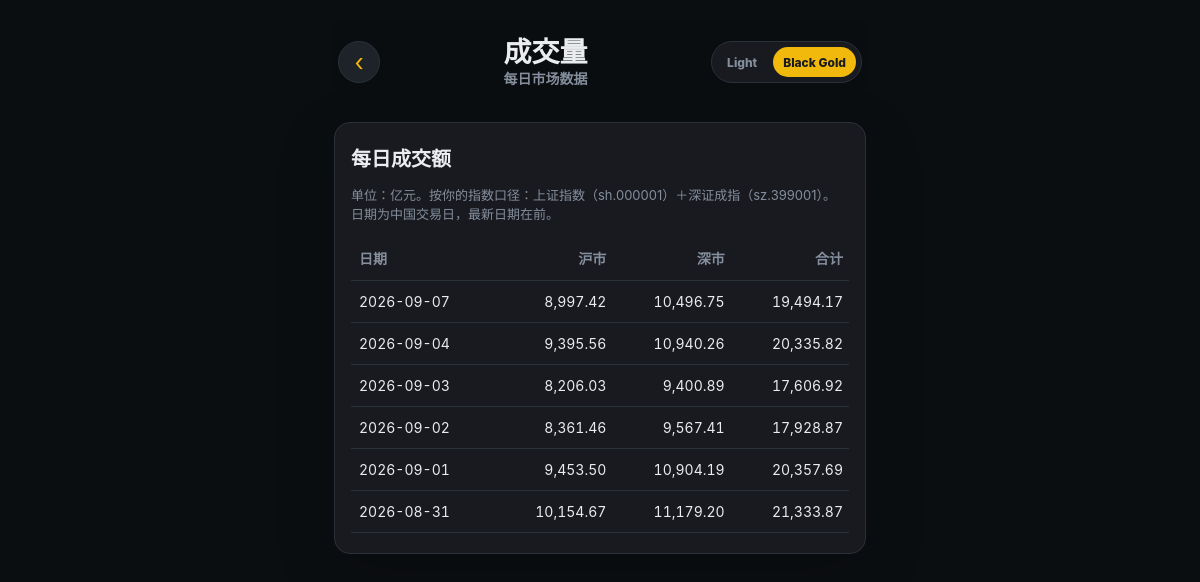
The page /sentiment/amount on the database its author committed.
### tables this page shows
CREATE TABLE market_amount (
    date TEXT PRIMARY KEY,
    sh_amount REAL NOT NULL,
    sz_amount REAL NOT NULL,
    total_amount REAL NOT NULL
);

### app.py (the view)
@app.get("/sentiment/amount")
def sentiment_amount():
    rows = db().execute("SELECT * FROM market_amount ORDER BY date DESC").fetchall()
    return render_template("sentiment.html", indicator="amount", rows=rows)

### app.py (called while the page is built, shortened)
def db():
    if "db" not in g:
        g.db = sqlite3.connect(DB_PATH)
        g.db.row_factory = sqlite3.Row
    return g.db

@app.before_request
def ensure_db_ready():
    global _db_ready

### templates/sentiment.html (shortened to what this page needs)
{% extends "base.html" %}
{% block body %}
<header class="company-header">
  <a class="back-link" href="{{ url_for('sentiment') if indicator else url_for('index') }}" aria-label="返回">‹</a>
  <div><h1>{{ '成交量' if indicator == 'amount' else '炸板率' if indicator else '情绪指标' }}</h1><p>每日市场数据</p></div>
  <div class="header-actions"><div class="theme-switcher" aria-label="主题"><button type="button" data-theme-option="light">Light</button><button type="button" data-theme-option="gold">Black Gold</button></div></div>
</header>
{% if not indicator %}
<section class="panel"><div class="link-list">
  <a href="{{ url_for('sentiment_amount') }}"><strong>成交量</strong><span>查看每日沪深成交额 ›</span></a>
  <a href="{{ url_for('sentiment_break_rate') }}"><strong>炸板率</strong><span>查看每日涨停数、炸板数与炸板率 ›</span></a>
</div></section>
{% elif indicator == 'amount' %}
<section class="panel">
  <h2>每日成交额</h2>
  <p class="muted">单位：亿元。按你的指数口径：上证指数（sh.000001）＋深证成指（sz.399001）。日期为中国交易日，最新日期在前。</p>
  <div class="sentiment-table-wrap"><table class="sentiment-table">
    <thead><tr><th scope="col">日期</th><th scope="col">沪市</th><th scope="col">深市</th><th scope="col">合计</th></tr></thead>
    <tbody>{% for row in rows %}<tr><td>{{ row.date }}</td><td>{{ '{:,.2f}'.format(row.sh_amount / 100000000) }}</td><td>{{ '{:,.2f}'.format(row.sz_amount / 100000000) }}</td><td>{{ '{:,.2f}'.format(row.total_amount / 100000000) }}</td></tr>
    {% else %}<tr><td colspan="4" class="empty-state">暂无成交额数据，首次采集后显示。</td></tr>{% endfor %}</tbody>
  </table></div>
</section>
{% endif %}
{% endblock %}

### templates/base.html (shortened to what this page needs)
<!doctype html>
<html lang="en">
  <head>
    <link rel="stylesheet" href="{{ url_for('static', filename='style.css') }}">
  </head>
  <body>
    <main class="app-shell">
      {% block body %}{% endblock %}
    </main>
  </body>
</html>

### static/style.css (style rules this page uses)
:root { color-scheme: dark; --bg: #0b0e11; --panel: #181a20; --panel-soft: #1e2329; --field-bg: #0f1318; --text: #eaecef; --muted: #848e9c; --line: #2b3139; --yellow: #f0b90b; --yellow-soft: #2b2410; --green: #0ecb81; --red: #f6465d; }
* { box-sizing: border-box; }
html { scroll-behavior: smooth; }
body { margin: 0; background: var(--bg); color: var(--text); font-family: -apple-system, BlinkMacSystemFont, "SF Pro Display", "Segoe UI", sans-serif; }
.theme-switcher { display: flex; gap: 6px; padding: 5px; border: 1px solid var(--line); border-radius: 999px; background: var(--panel); }
.theme-switcher button { min-height: 30px; border: 0; border-radius: 999px; padding: 6px 10px; background: transparent; color: var(--muted); font: inherit; font-size: 12px; font-weight: 800; cursor: pointer; }
.theme-switcher button.active { background: var(--yellow); color: #181a20; }
a { color: inherit; text-decoration: none; }
.app-shell { width: min(100%, 560px); min-height: 100vh; margin: 0 auto; padding: 22px 14px 84px; }
.topbar, .company-header { display: grid; grid-template-columns: 1fr auto; align-items: center; gap: 14px; padding: 14px 4px 20px; }
.company-header { position: sticky; top: 0; z-index: 10; grid-template-columns: 42px minmax(0, 1fr) auto; background: color-mix(in srgb, var(--bg) 92%, transparent); backdrop-filter: blur(16px); text-align: center; }
.header-actions { display: flex; align-items: center; justify-content: end; gap: 8px; }
.eyebrow, .topbar p, .company-header p, .muted, .panel-title span, .stock-main span, .stock-meta span, .link-list span, .research-card span, .info-grid span { color: var(--muted); }
.eyebrow, .topbar p, .company-header p { margin: 0; font-size: 14px; font-weight: 700; }
h1, h2 { margin: 0; letter-spacing: 0; }
h1 { font-size: 28px; line-height: 1.15; }
h2 { font-size: 20px; }
.icon-button, .back-link { display: grid; width: 42px; height: 42px; place-items: center; border: 1px solid var(--line); border-radius: 50%; background: var(--panel-soft); color: var(--yellow); font-size: 24px; cursor: pointer; transition: background 0.16s ease, border-color 0.16s ease, transform 0.16s ease; }
.market-strip, .panel { border: 1px solid var(--line); border-radius: 16px; background: var(--panel); box-shadow: 0 18px 60px rgba(0, 0, 0, 0.18); }
.muted { font-size: 13px; }
.panel { margin: 14px 0; padding: 20px 16px; }
table { width: 100%; min-width: 500px; border-collapse: collapse; }
th, td { padding: 12px 10px; border-bottom: 1px solid var(--line); text-align: left; font-size: 14px; }
th { color: var(--muted); font-weight: 800; }
.sentiment-table-wrap { overflow-x: auto; }
.sentiment-table { width: 100%; border-collapse: collapse; font-size: 13px; font-variant-numeric: tabular-nums; }
.sentiment-table th, .sentiment-table td { padding: 12px 8px; text-align: right; border-bottom: 1px solid var(--line); white-space: nowrap; }
.sentiment-table th:first-child, .sentiment-table td:first-child { text-align: left; }
.sentiment-table th { color: var(--muted); }

### rows shown on the page
market_amount: date "2026-09-07", row.sh_amount/100000000 "8,997.42", row.sz_amount/100000000 "10,496.75", row.total_amount/100000000 "19,494.17"
market_amount: date "2026-09-04", row.sh_amount/100000000 "9,395.56", row.sz_amount/100000000 "10,940.26", row.total_amount/100000000 "20,335.82"
market_amount: date "2026-09-03", row.sh_amount/100000000 "8,206.03", row.sz_amount/100000000 "9,400.89", row.total_amount/100000000 "17,606.92"
market_amount: date "2026-09-02", row.sh_amount/100000000 "8,361.46", row.sz_amount/100000000 "9,567.41", row.total_amount/100000000 "17,928.87"
market_amount: date "2026-09-01", row.sh_amount/100000000 "9,453.50", row.sz_amount/100000000 "10,904.19", row.total_amount/100000000 "20,357.69"
market_amount: date "2026-08-31", row.sh_amount/100000000 "10,154.67", row.sz_amount/100000000 "11,179.20", row.total_amount/100000000 "21,333.87"

### other values the page prints
{{ '成交量' if indicator == 'amount' else '炸板率' if indicator else '情绪指标' }} "成交量"
